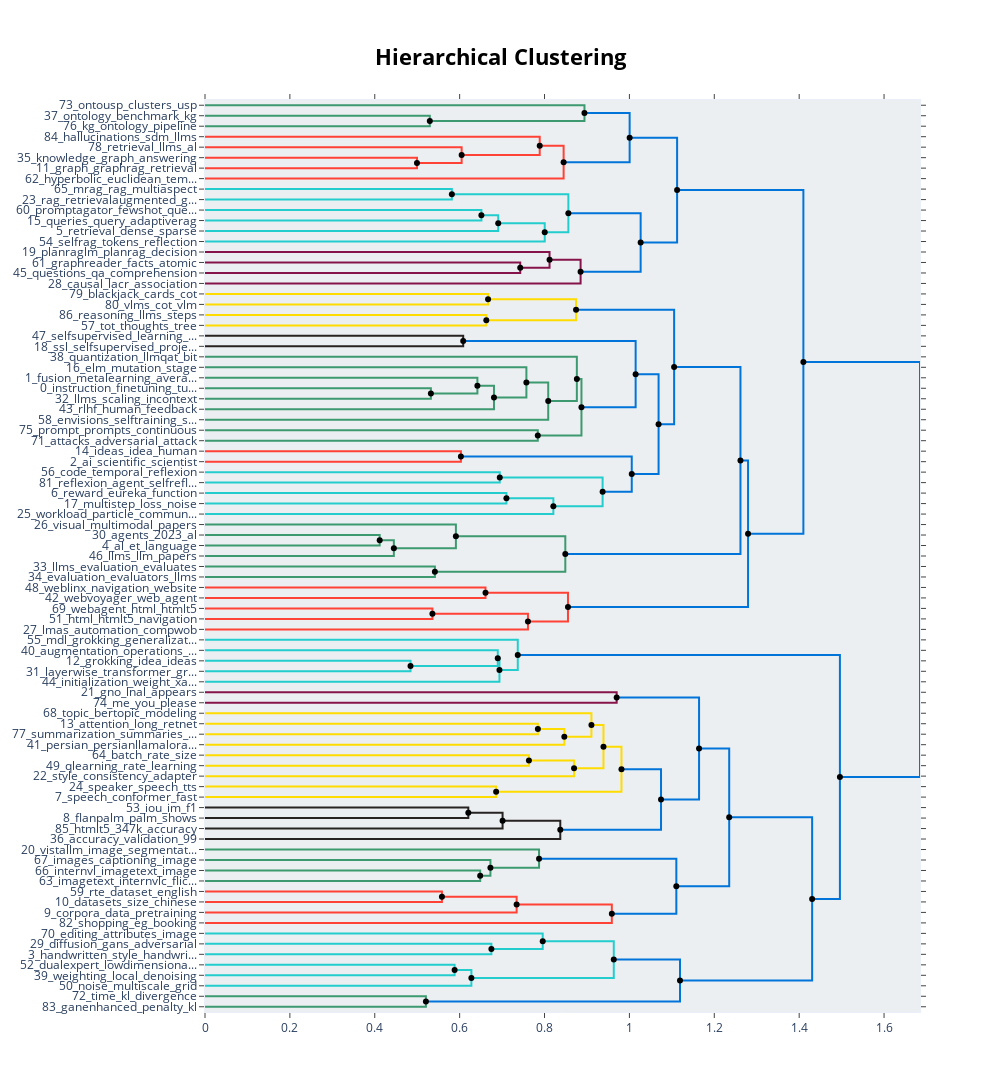

This figure's notebook cell:
### Code cell
from bertopic import BERTopic
bt = BERTopic()
documents_embedding = embedding.encode(documents)
topics, probs = bt.fit_transform(documents=documents,embeddings=documents_embedding)
bt.get_topic_info()
bt.visualize_topics()
hierarchical_topics = bt.hierarchical_topics(documents)
bt.visualize_hierarchy(hierarchical_topics=hierarchical_topics)

### Figure 1 — Plotly figure (JSON) as saved in the notebook; plotly's stock layout.template omitted (floating-point values rounded to 4 significant figures)
{"data": [{"hoverinfo": "text", "marker": {"color": "rgb(61,153,112)"}, "mode": "lines", "text": ["ontology_benchmark_kg_text2kgbench_ontologies", "", "", "kg_ontology_pipeline_kgs_construction"], "type": "scatter", "x": [0, 0.5297, 0.5297, 0], "xaxis": "x", "y": [-15, -15, -25, -25], "yaxis": "y"}, {"hoverinfo": "text", "marker": {"color": "rgb(61,153,112)"}, "mode": "lines", "text": ["ontousp_clusters_usp_isa_semantic", "", "", "ontology_kg_kgs_ontologies_construction"], "type": "scatter", "x": [0, 0.8941, 0.8941, 0.5297], "xaxis": "x", "y": [-5, -5, -20, -20], "yaxis": "y"}, {"hoverinfo": "text", "marker": {"color": "rgb(255,65,54)"}, "mode": "lines", "text": ["knowledge_graph_answering_graphs_kgs", "", "", "graph_graphrag_retrieval_graphs_textual"], "type": "scatter", "x": [0, 0.4994, 0.4994, 0], "xaxis": "x", "y": [-55, -55, -65, -65], "yaxis": "y"}, {"hoverinfo": "text", "marker": {"color": "rgb(255,65,54)"}, "mode": "lines", "text": ["retrieval_llms_al_et_ir", "", "", "graph_graphrag_graphs_knowledge_retrieval"], "type": "scatter", "x": [0, 0.6047, 0.6047, 0.4994], "xaxis": "x", "y": [-45, -45, -60, -60], "yaxis": "y"}, {"hoverinfo": "text", "marker": {"color": "rgb(255,65,54)"}, "mode": "lines", "text": ["hallucinations_sdm_llms_collaborative_recommendation", "", "", "graph_retrieval_knowledge_graphs_graphrag"], "type": "scatter", "x": [0, 0.7887, 0.7887, 0.6047], "xaxis": "x", "y": [-35, -35, -52.5, -52.5], "yaxis": "y"}, {"hoverinfo": "text", "marker": {"color": "rgb(255,65,54)"}, "mode": "lines", "text": ["graph_retrieval_knowledge_graphs_graphrag", "", "", "hyperbolic_euclidean_temporal_space_hierarchical"], "type": "scatter", "x": [0.7887, 0.845, 0.845, 0], "xaxis": "x", "y": [-43.75, -43.75, -75, -75], "yaxis": "y"}, {"hoverinfo": "text", "marker": {"color": "rgb(0,116,217)"}, "mode": "lines", "text": ["ontology_kg_ontousp_ontologies_kgs", "", "", "graph_knowledge_graphs_retrieval_graphrag"], "type": "scatter", "x": [0.8941, 1.001, 1.001, 0.845], "xaxis": "x", "y": [-12.5, -12.5, -59.38, -59.38], "yaxis": "y"}, {"hoverinfo": "text", "marker": {"color": "rgb(35,205,205)"}, "mode": "lines", "text": ["mrag_rag_multiaspect_retrieval_multihead", "", "", "rag_retrievalaugmented_generation_retrieval_systems"], "type": "scatter", "x": [0, 0.5816, 0.5816, 0], "xaxis": "x", "y": [-85, -85, -95, -95], "yaxis": "y"}, {"hoverinfo": "text", "marker": {"color": "rgb(35,205,205)"}, "mode": "lines", "text": ["promptagator_fewshot_queries_retrieval_query", "", "", "queries_query_adaptiverag_complexity_retrieval"], "type": "scatter", "x": [0, 0.6513, 0.6513, 0], "xaxis": "x", "y": [-105, -105, -115, -115], "yaxis": "y"}, {"hoverinfo": "text", "marker": {"color": "rgb(35,205,205)"}, "mode": "lines", "text": ["queries_query_retrieval_promptagator_adaptiverag", "", "", "retrieval_dense_sparse_distillation_m3embedding"], "type": "scatter", "x": [0.6513, 0.6909, 0.6909, 0], "xaxis": "x", "y": [-110, -110, -125, -125], "yaxis": "y"}, {"hoverinfo": "text", "marker": {"color": "rgb(35,205,205)"}, "mode": "lines", "text": ["retrieval_queries_query_dense_sparse", "", "", "selfrag_tokens_reflection_passages_critique"], "type": "scatter", "x": [0.6909, 0.8005, 0.8005, 0], "xaxis": "x", "y": [-117.5, -117.5, -135, -135], "yaxis": "y"}, {"hoverinfo": "text", "marker": {"color": "rgb(35,205,205)"}, "mode": "lines", "text": ["rag_mrag_retrieval_generation_retrievalaugmented", "", "", "retrieval_queries_query_dense_sparse"], "type": "scatter", "x": [0.5816, 0.8562, 0.8562, 0.8005], "xaxis": "x", "y": [-90, -90, -126.2, -126.2], "yaxis": "y"}, {"hoverinfo": "text", "marker": {"color": "rgb(133,20,75)"}, "mode": "lines", "text": ["graphreader_facts_atomic_nodes_notebook", "", "", "questions_qa_comprehension_answer_answers"], "type": "scatter", "x": [0, 0.7427, 0.7427, 0], "xaxis": "x", "y": [-155, -155, -165, -165], "yaxis": "y"}, {"hoverinfo": "text", "marker": {"color": "rgb(133,20,75)"}, "mode": "lines", "text": ["planraglm_planrag_decision_trading_building", "", "", "answer_graphreader_facts_question_questions"], "type": "scatter", "x": [0, 0.8118, 0.8118, 0.7427], "xaxis": "x", "y": [-145, -145, -160, -160], "yaxis": "y"}, {"hoverinfo": "text", "marker": {"color": "rgb(133,20,75)"}, "mode": "lines", "text": ["qa_nodes_question_questions_planraglm", "", "", "causal_lacr_association_factors_variables"], "type": "scatter", "x": [0.8118, 0.885, 0.885, 0], "xaxis": "x", "y": [-152.5, -152.5, -175, -175], "yaxis": "y"}, {"hoverinfo": "text", "marker": {"color": "rgb(0,116,217)"}, "mode": "lines", "text": ["retrieval_rag_queries_query_mrag", "", "", "causal_lacr_qa_answer_nodes"], "type": "scatter", "x": [0.8562, 1.026, 1.026, 0.885], "xaxis": "x", "y": [-108.1, -108.1, -163.8, -163.8], "yaxis": "y"}, {"hoverinfo": "text", "marker": {"color": "rgb(0,116,217)"}, "mode": "lines", "text": ["graph_knowledge_graphs_retrieval_llms", "", "", "retrieval_rag_the_queries_causal"], "type": "scatter", "x": [1.001, 1.112, 1.112, 1.026], "xaxis": "x", "y": [-35.94, -35.94, -135.9, -135.9], "yaxis": "y"}, {"hoverinfo": "text", "marker": {"color": "rgb(255,220,0)"}, "mode": "lines", "text": ["blackjack_cards_cot_game_ezpoints", "", "", "vlms_cot_vlm_action_decisionmaking"], "type": "scatter", "x": [0, 0.667, 0.667, 0], "xaxis": "x", "y": [-185, -185, -195, -195], "yaxis": "y"}, {"hoverinfo": "text", "marker": {"color": "rgb(255,220,0)"}, "mode": "lines", "text": ["reasoning_llms_steps_abilities_chainofthought", "", "", "tot_thoughts_tree_thought_io"], "type": "scatter", "x": [0, 0.6628, 0.6628, 0], "xaxis": "x", "y": [-205, -205, -215, -215], "yaxis": "y"}, {"hoverinfo": "text", "marker": {"color": "rgb(255,220,0)"}, "mode": "lines", "text": ["cot_action_vlms_vlm_alfworld", "", "", "tot_reasoning_thoughts_thought_cot"], "type": "scatter", "x": [0.667, 0.8743, 0.8743, 0.6628], "xaxis": "x", "y": [-190, -190, -210, -210], "yaxis": "y"}, {"hoverinfo": "text", "marker": {"color": "rgb(40,35,35)"}, "mode": "lines", "text": ["selfsupervised_learning_contrastive_representation_al", "", "", "ssl_selfsupervised_projector_methods_learning"], "type": "scatter", "x": [0, 0.6084, 0.6084, 0], "xaxis": "x", "y": [-225, -225, -235, -235], "yaxis": "y"}, {"hoverinfo": "text", "marker": {"color": "rgb(61,153,112)"}, "mode": "lines", "text": ["instruction_finetuning_tuning_instructions_datasets", "", "", "llms_scaling_incontext_language_models"], "type": "scatter", "x": [0, 0.5322, 0.5322, 0], "xaxis": "x", "y": [-275, -275, -285, -285], "yaxis": "y"}, {"hoverinfo": "text", "marker": {"color": "rgb(61,153,112)"}, "mode": "lines", "text": ["fusion_metalearning_averaging_model_learning", "", "", "instruction_finetuning_tuning_instructions_llms"], "type": "scatter", "x": [0, 0.6418, 0.6418, 0.5322], "xaxis": "x", "y": [-265, -265, -280, -280], "yaxis": "y"}, {"hoverinfo": "text", "marker": {"color": "rgb(61,153,112)"}, "mode": "lines", "text": ["instruction_finetuning_model_models_tuning", "", "", "rlhf_human_feedback_alignment_responses"], "type": "scatter", "x": [0.6418, 0.6809, 0.6809, 0], "xaxis": "x", "y": [-272.5, -272.5, -295, -295], "yaxis": "y"}, {"hoverinfo": "text", "marker": {"color": "rgb(61,153,112)"}, "mode": "lines", "text": ["elm_mutation_stage_evolutionary_solutions", "", "", "finetuning_instruction_model_models_tuning"], "type": "scatter", "x": [0, 0.7573, 0.7573, 0.6809], "xaxis": "x", "y": [-255, -255, -283.8, -283.8], "yaxis": "y"}, {"hoverinfo": "text", "marker": {"color": "rgb(61,153,112)"}, "mode": "lines", "text": ["finetuning_model_instruction_models_to", "", "", "envisions_selftraining_symbolic_7b_solutions"], "type": "scatter", "x": [0.7573, 0.8087, 0.8087, 0], "xaxis": "x", "y": [-269.4, -269.4, -305, -305], "yaxis": "y"}, {"hoverinfo": "text", "marker": {"color": "rgb(61,153,112)"}, "mode": "lines", "text": ["quantization_llmqat_bit_4bit_qat", "", "", "model_finetuning_instruction_to_models"], "type": "scatter", "x": [0, 0.8761, 0.8761, 0.8087], "xaxis": "x", "y": [-245, -245, -287.2, -287.2], "yaxis": "y"}, {"hoverinfo": "text", "marker": {"color": "rgb(61,153,112)"}, "mode": "lines", "text": ["prompt_prompts_continuous_eg_optimization", "", "", "attacks_adversarial_attack_incorrect_vulnerability"], "type": "scatter", "x": [0, 0.7841, 0.7841, 0], "xaxis": "x", "y": [-315, -315, -325, -325], "yaxis": "y"}, {"hoverinfo": "text", "marker": {"color": "rgb(61,153,112)"}, "mode": "lines", "text": ["model_finetuning_models_to_instruction", "", "", "attacks_prompt_prompts_adversarial_attack"], "type": "scatter", "x": [0.8761, 0.887, 0.887, 0.7841], "xaxis": "x", "y": [-266.1, -266.1, -320, -320], "yaxis": "y"}, {"hoverinfo": "text", "marker": {"color": "rgb(0,116,217)"}, "mode": "lines", "text": ["ssl_selfsupervised_learning_contrastive_representation", "", "", "model_finetuning_to_models_instruction"], "type": "scatter", "x": [0.6084, 1.015, 1.015, 0.887], "xaxis": "x", "y": [-230, -230, -293.0, -293.0], "yaxis": "y"}, {"hoverinfo": "text", "marker": {"color": "rgb(255,65,54)"}, "mode": "lines", "text": ["ideas_idea_human_aigenerated_ai", "", "", "ai_scientific_scientist_discovery_paper"], "type": "scatter", "x": [0, 0.603, 0.603, 0], "xaxis": "x", "y": [-335, -335, -345, -345], "yaxis": "y"}, {"hoverinfo": "text", "marker": {"color": "rgb(35,205,205)"}, "mode": "lines", "text": ["code_temporal_reflexion_branch_version", "", "", "reflexion_agent_selfreflection_memory_verbal"], "type": "scatter", "x": [0, 0.6945, 0.6945, 0], "xaxis": "x", "y": [-355, -355, -365, -365], "yaxis": "y"}, {"hoverinfo": "text", "marker": {"color": "rgb(35,205,205)"}, "mode": "lines", "text": ["reward_eureka_function_rewards_functions", "", "", "multistep_loss_noise_reinforcement_horizon"], "type": "scatter", "x": [0, 0.7102, 0.7102, 0], "xaxis": "x", "y": [-375, -375, -385, -385], "yaxis": "y"}, {"hoverinfo": "text", "marker": {"color": "rgb(35,205,205)"}, "mode": "lines", "text": ["reward_function_eureka_multistep_reinforcement", "", "", "workload_particle_communication_block_cost"], "type": "scatter", "x": [0.7102, 0.8208, 0.8208, 0], "xaxis": "x", "y": [-380, -380, -395, -395], "yaxis": "y"}, {"hoverinfo": "text", "marker": {"color": "rgb(35,205,205)"}, "mode": "lines", "text": ["reflexion_selfreflection_code_temporal_agent", "", "", "reward_function_eureka_multistep_reinforcement"], "type": "scatter", "x": [0.6945, 0.9368, 0.9368, 0.8208], "xaxis": "x", "y": [-360, -360, -387.5, -387.5], "yaxis": "y"}, {"hoverinfo": "text", "marker": {"color": "rgb(0,116,217)"}, "mode": "lines", "text": ["ideas_ai_scientific_scientist_idea", "", "", "reward_function_eureka_the_reinforcement"], "type": "scatter", "x": [0.603, 1.006, 1.006, 0.9368], "xaxis": "x", "y": [-340, -340, -373.8, -373.8], "yaxis": "y"}, {"hoverinfo": "text", "marker": {"color": "rgb(0,116,217)"}, "mode": "lines", "text": ["learning_to_model_finetuning_models", "", "", "reward_ideas_ai_function_the"], "type": "scatter", "x": [1.015, 1.069, 1.069, 1.006], "xaxis": "x", "y": [-261.5, -261.5, -356.9, -356.9], "yaxis": "y"}, {"hoverinfo": "text", "marker": {"color": "rgb(0,116,217)"}, "mode": "lines", "text": ["cot_reasoning_tot_action_vlms", "", "", "learning_the_to_reward_this"], "type": "scatter", "x": [0.8743, 1.105, 1.105, 1.069], "xaxis": "x", "y": [-200, -200, -309.2, -309.2], "yaxis": "y"}, {"hoverinfo": "text", "marker": {"color": "rgb(61,153,112)"}, "mode": "lines", "text": ["agents_2023_al_et_web", "", "", "al_et_language_nlp_papers"], "type": "scatter", "x": [0, 0.4116, 0.4116, 0], "xaxis": "x", "y": [-415, -415, -425, -425], "yaxis": "y"}, {"hoverinfo": "text", "marker": {"color": "rgb(61,153,112)"}, "mode": "lines", "text": ["al_et_language_nlp_papers", "", "", "llms_llm_papers_al_et"], "type": "scatter", "x": [0.4116, 0.445, 0.445, 0], "xaxis": "x", "y": [-420, -420, -435, -435], "yaxis": "y"}, {"hoverinfo": "text", "marker": {"color": "rgb(61,153,112)"}, "mode": "lines", "text": ["visual_multimodal_papers_visionlanguage_mllms", "", "", "al_et_language_papers_nlp"], "type": "scatter", "x": [0, 0.5912, 0.5912, 0.445], "xaxis": "x", "y": [-405, -405, -427.5, -427.5], "yaxis": "y"}, {"hoverinfo": "text", "marker": {"color": "rgb(61,153,112)"}, "mode": "lines", "text": ["llms_evaluation_evaluates_capabilities_benchmarks", "", "", "evaluation_evaluators_llms_human_automatic"], "type": "scatter", "x": [0, 0.5416, 0.5416, 0], "xaxis": "x", "y": [-445, -445, -455, -455], "yaxis": "y"}, {"hoverinfo": "text", "marker": {"color": "rgb(61,153,112)"}, "mode": "lines", "text": ["al_et_language_papers_llms", "", "", "evaluation_llms_benchmarks_evaluators_evaluating"], "type": "scatter", "x": [0.5912, 0.849, 0.849, 0.5416], "xaxis": "x", "y": [-416.2, -416.2, -450, -450], "yaxis": "y"}, {"hoverinfo": "text", "marker": {"color": "rgb(0,116,217)"}, "mode": "lines", "text": ["the_to_learning_this_of", "", "", "language_al_et_papers_llms"], "type": "scatter", "x": [1.105, 1.262, 1.262, 0.849], "xaxis": "x", "y": [-254.6, -254.6, -433.1, -433.1], "yaxis": "y"}, {"hoverinfo": "text", "marker": {"color": "rgb(255,65,54)"}, "mode": "lines", "text": ["weblinx_navigation_website_realworld_browser", "", "", "webvoyager_web_agent_websites_complete"], "type": "scatter", "x": [0, 0.6609, 0.6609, 0], "xaxis": "x", "y": [-465, -465, -475, -475], "yaxis": "y"}, {"hoverinfo": "text", "marker": {"color": "rgb(255,65,54)"}, "mode": "lines", "text": ["webagent_html_htmlt5_automation_planning", "", "", "html_htmlt5_navigation_web_autonomous"], "type": "scatter", "x": [0, 0.5358, 0.5358, 0], "xaxis": "x", "y": [-485, -485, -495, -495], "yaxis": "y"}, {"hoverinfo": "text", "marker": {"color": "rgb(255,65,54)"}, "mode": "lines", "text": ["html_webagent_htmlt5_web_planning", "", "", "lmas_automation_compwob_tasks_compositional"], "type": "scatter", "x": [0.5358, 0.761, 0.761, 0], "xaxis": "x", "y": [-490, -490, -505, -505], "yaxis": "y"}, {"hoverinfo": "text", "marker": {"color": "rgb(255,65,54)"}, "mode": "lines", "text": ["web_websites_weblinx_navigation_webvoyager", "", "", "html_lmas_web_automation_htmlt5"], "type": "scatter", "x": [0.6609, 0.8552, 0.8552, 0.761], "xaxis": "x", "y": [-470, -470, -497.5, -497.5], "yaxis": "y"}, {"hoverinfo": "text", "marker": {"color": "rgb(0,116,217)"}, "mode": "lines", "text": ["for_to_learning_the_of", "", "", "web_html_lmas_websites_navigation"], "type": "scatter", "x": [1.262, 1.28, 1.28, 0.8552], "xaxis": "x", "y": [-343.9, -343.9, -483.8, -483.8], "yaxis": "y"}, {"hoverinfo": "text", "marker": {"color": "rgb(0,116,217)"}, "mode": "lines", "text": ["retrieval_graph_rag_knowledge_the", "", "", "for_the_to_of_and"], "type": "scatter", "x": [1.112, 1.41, 1.41, 1.28], "xaxis": "x", "y": [-85.94, -85.94, -413.8, -413.8], "yaxis": "y"}, {"hoverinfo": "text", "marker": {"color": "rgb(35,205,205)"}, "mode": "lines", "text": ["grokking_idea_ideas_experiment_during", "", "", "layerwise_transformer_grokking_algorithmic_strategy"], "type": "scatter", "x": [0, 0.4843, 0.4843, 0], "xaxis": "x", "y": [-535, -535, -545, -545], "yaxis": "y"}, {"hoverinfo": "text", "marker": {"color": "rgb(35,205,205)"}, "mode": "lines", "text": ["augmentation_operations_grokking_division_reversal", "", "", "grokking_idea_algorithmic_phenomenon_learning"], "type": "scatter", "x": [0, 0.6899, 0.6899, 0.4843], "xaxis": "x", "y": [-525, -525, -540, -540], "yaxis": "y"}, {"hoverinfo": "text", "marker": {"color": "rgb(35,205,205)"}, "mode": "lines", "text": ["grokking_augmentation_idea_phenomenon_learning", "", "", "initialization_weight_xavier_grokking_strategies"], "type": "scatter", "x": [0.6899, 0.6938, 0.6938, 0], "xaxis": "x", "y": [-532.5, -532.5, -555, -555], "yaxis": "y"}, {"hoverinfo": "text", "marker": {"color": "rgb(35,205,205)"}, "mode": "lines", "text": ["mdl_grokking_generalization_description_neural", "", "", "grokking_phenomenon_initialization_augmentation_idea"], "type": "scatter", "x": [0, 0.737, 0.737, 0.6938], "xaxis": "x", "y": [-515, -515, -543.8, -543.8], "yaxis": "y"}, {"hoverinfo": "text", "marker": {"color": "rgb(133,20,75)"}, "mode": "lines", "text": ["gno_lnal_appears_values_table", "", "", "me_you_please_summarize_actual"], "type": "scatter", "x": [0, 0.9699, 0.9699, 0], "xaxis": "x", "y": [-565, -565, -575, -575], "yaxis": "y"}, {"hoverinfo": "text", "marker": {"color": "rgb(255,220,0)"}, "mode": "lines", "text": ["attention_long_retnet_transformer_retention", "", "", "summarization_summaries_articles_multinews_summarizing"], "type": "scatter", "x": [0, 0.7843, 0.7843, 0], "xaxis": "x", "y": [-595, -595, -605, -605], "yaxis": "y"}, {"hoverinfo": "text", "marker": {"color": "rgb(255,220,0)"}, "mode": "lines", "text": ["long_attention_retnet_transformer_input", "", "", "persian_persianllamalora_persianllama_persianllamazero_mgpt"], "type": "scatter", "x": [0.7843, 0.8466, 0.8466, 0], "xaxis": "x", "y": [-600, -600, -615, -615], "yaxis": "y"}, {"hoverinfo": "text", "marker": {"color": "rgb(255,220,0)"}, "mode": "lines", "text": ["topic_bertopic_modeling_lda_td", "", "", "persian_long_attention_retnet_transformer"], "type": "scatter", "x": [0, 0.9105, 0.9105, 0.8466], "xaxis": "x", "y": [-585, -585, -607.5, -607.5], "yaxis": "y"}, {"hoverinfo": "text", "marker": {"color": "rgb(255,220,0)"}, "mode": "lines", "text": ["batch_rate_size_maximum_hyperparameters", "", "", "qlearning_rate_learning_schedules_adjust"], "type": "scatter", "x": [0, 0.7632, 0.7632, 0], "xaxis": "x", "y": [-625, -625, -635, -635], "yaxis": "y"}, {"hoverinfo": "text", "marker": {"color": "rgb(255,220,0)"}, "mode": "lines", "text": ["qlearning_rate_learning_training_schedules", "", "", "style_consistency_adapter_multistyle_text8"], "type": "scatter", "x": [0.7632, 0.8696, 0.8696, 0], "xaxis": "x", "y": [-630, -630, -645, -645], "yaxis": "y"}, {"hoverinfo": "text", "marker": {"color": "rgb(255,220,0)"}, "mode": "lines", "text": ["topic_persian_long_attention_retnet", "", "", "style_consistency_adapter_qlearning_multistyle"], "type": "scatter", "x": [0.9105, 0.9389, 0.9389, 0.8696], "xaxis": "x", "y": [-596.2, -596.2, -637.5, -637.5], "yaxis": "y"}, {"hoverinfo": "text", "marker": {"color": "rgb(255,220,0)"}, "mode": "lines", "text": ["speaker_speech_tts_voice_cloning", "", "", "speech_conformer_fast_recognition_asr"], "type": "scatter", "x": [0, 0.686, 0.686, 0], "xaxis": "x", "y": [-655, -655, -665, -665], "yaxis": "y"}, {"hoverinfo": "text", "marker": {"color": "rgb(255,220,0)"}, "mode": "lines", "text": ["style_transformer_consistency_modeling_topic", "", "", "speech_conformer_speaker_tts_fast"], "type": "scatter", "x": [0.9389, 0.9813, 0.9813, 0.686], "xaxis": "x", "y": [-616.9, -616.9, -660, -660], "yaxis": "y"}, {"hoverinfo": "text", "marker": {"color": "rgb(40,35,35)"}, "mode": "lines", "text": ["iou_im_f1_metrics_gpt4t", "", "", "flanpalm_palm_shows_table_540b"], "type": "scatter", "x": [0, 0.6204, 0.6204, 0], "xaxis": "x", "y": [-675, -675, -685, -685], "yaxis": "y"}, {"hoverinfo": "text", "marker": {"color": "rgb(40,35,35)"}, "mode": "lines", "text": ["flanpalm_models_scores_performance_table", "", "", "htmlt5_347k_accuracy_success_longt5"], "type": "scatter", "x": [0.6204, 0.7012, 0.7012, 0], "xaxis": "x", "y": [-680, -680, -695, -695], "yaxis": "y"}, {"hoverinfo": "text", "marker": {"color": "rgb(40,35,35)"}, "mode": "lines", "text": ["models_flanpalm_performance_scores_table", "", "", "accuracy_validation_99_permutation_color"], "type": "scatter", "x": [0.7012, 0.8371, 0.8371, 0], "xaxis": "x", "y": [-687.5, -687.5, -705, -705], "yaxis": "y"}, {"hoverinfo": "text", "marker": {"color": "rgb(0,116,217)"}, "mode": "lines", "text": ["speech_style_model_conformer_transformer", "", "", "table_models_performance_shows_flanpalm"], "type": "scatter", "x": [0.9813, 1.074, 1.074, 0.8371], "xaxis": "x", "y": [-638.4, -638.4, -696.2, -696.2], "yaxis": "y"}, {"hoverinfo": "text", "marker": {"color": "rgb(0,116,217)"}, "mode": "lines", "text": ["gno_lnal_me_provide_please", "", "", "speech_style_model_the_models"], "type": "scatter", "x": [0.9699, 1.164, 1.164, 1.074], "xaxis": "x", "y": [-570, -570, -667.3, -667.3], "yaxis": "y"}, {"hoverinfo": "text", "marker": {"color": "rgb(61,153,112)"}, "mode": "lines", "text": ["internvl_imagetext_image_internvit6b_vision", "", "", "imagetext_internvlc_flickr30kcn_english_internvlg"], "type": "scatter", "x": [0, 0.6484, 0.6484, 0], "xaxis": "x", "y": [-735, -735, -745, -745], "yaxis": "y"}, {"hoverinfo": "text", "marker": {"color": "rgb(61,153,112)"}, "mode": "lines", "text": ["images_captioning_image_coco_datasets", "", "", "imagetext_internvl_internvlc_image_internvlg"], "type": "scatter", "x": [0, 0.6725, 0.6725, 0.6484], "xaxis": "x", "y": [-725, -725, -740, -740], "yaxis": "y"}, {"hoverinfo": "text", "marker": {"color": "rgb(61,153,112)"}, "mode": "lines", "text": ["vistallm_image_segmentation_objects_images", "", "", "imagetext_internvl_image_images_internvlc"], "type": "scatter", "x": [0, 0.7871, 0.7871, 0.6725], "xaxis": "x", "y": [-715, -715, -732.5, -732.5], "yaxis": "y"}, {"hoverinfo": "text", "marker": {"color": "rgb(255,65,54)"}, "mode": "lines", "text": ["rte_dataset_english_datasets_entailment", "", "", "datasets_size_chinese_lists_dataset"], "type": "scatter", "x": [0, 0.5583, 0.5583, 0], "xaxis": "x", "y": [-755, -755, -765, -765], "yaxis": "y"}, {"hoverinfo": "text", "marker": {"color": "rgb(255,65,54)"}, "mode": "lines", "text": ["datasets_dataset_chinese_size_english", "", "", "corpora_data_pretraining_sources_corpus"], "type": "scatter", "x": [0.5583, 0.7343, 0.7343, 0], "xaxis": "x", "y": [-760, -760, -775, -775], "yaxis": "y"}, {"hoverinfo": "text", "marker": {"color": "rgb(255,65,54)"}, "mode": "lines", "text": ["corpora_datasets_data_used_english", "", "", "shopping_eg_booking_google_websites"], "type": "scatter", "x": [0.7343, 0.9586, 0.9586, 0], "xaxis": "x", "y": [-767.5, -767.5, -785, -785], "yaxis": "y"}, {"hoverinfo": "text", "marker": {"color": "rgb(0,116,217)"}, "mode": "lines", "text": ["image_imagetext_vistallm_images_internvl", "", "", "corpora_datasets_data_used_lists"], "type": "scatter", "x": [0.7871, 1.111, 1.111, 0.9586], "xaxis": "x", "y": [-723.8, -723.8, -776.2, -776.2], "yaxis": "y"}, {"hoverinfo": "text", "marker": {"color": "rgb(0,116,217)"}, "mode": "lines", "text": ["gno_lnal_speech_style_table", "", "", "corpora_datasets_image_data_dataset"], "type": "scatter", "x": [1.164, 1.235, 1.235, 1.111], "xaxis": "x", "y": [-618.7, -618.7, -750, -750], "yaxis": "y"}, {"hoverinfo": "text", "marker": {"color": "rgb(35,205,205)"}, "mode": "lines", "text": ["diffusion_gans_adversarial_discriminator_generative", "", "", "handwritten_style_handwriting_onedm_diffusion"], "type": "scatter", "x": [0, 0.6748, 0.6748, 0], "xaxis": "x", "y": [-805, -805, -815, -815], "yaxis": "y"}, {"hoverinfo": "text", "marker": {"color": "rgb(35,205,205)"}, "mode": "lines", "text": ["editing_attributes_image_attribute_identity", "", "", "handwritten_diffusion_style_handwriting_onedm"], "type": "scatter", "x": [0, 0.7957, 0.7957, 0.6748], "xaxis": "x", "y": [-795, -795, -810, -810], "yaxis": "y"}, {"hoverinfo": "text", "marker": {"color": "rgb(35,205,205)"}, "mode": "lines", "text": ["dualexpert_lowdimensional_architecture_dualdiff_diffusion", "", "", "weighting_local_denoising_global_lowdimensional"], "type": "scatter", "x": [0, 0.5881, 0.5881, 0], "xaxis": "x", "y": [-825, -825, -835, -835], "yaxis": "y"}, {"hoverinfo": "text", "marker": {"color": "rgb(35,205,205)"}, "mode": "lines", "text": ["lowdimensional_denoising_diffusion_weighting_local", "", "", "noise_multiscale_grid_diffusion_gridbased"], "type": "scatter", "x": [0.5881, 0.6276, 0.6276, 0], "xaxis": "x", "y": [-830, -830, -845, -845], "yaxis": "y"}, {"hoverinfo": "text", "marker": {"color": "rgb(35,205,205)"}, "mode": "lines", "text": ["handwritten_diffusion_style_handwriting_onedm", "", "", "lowdimensional_diffusion_denoising_noise_mechanism"], "type": "scatter", "x": [0.7957, 0.9632, 0.9632, 0.6276], "xaxis": "x", "y": [-802.5, -802.5, -837.5, -837.5], "yaxis": "y"}, {"hoverinfo": "text", "marker": {"color": "rgb(61,153,112)"}, "mode": "lines", "text": ["time_kl_divergence_dino_circle", "", "", "ganenhanced_penalty_kl_divergence_time"], "type": "scatter", "x": [0, 0.5205, 0.5205, 0], "xaxis": "x", "y": [-855, -855, -865, -865], "yaxis": "y"}, {"hoverinfo": "text", "marker": {"color": "rgb(0,116,217)"}, "mode": "lines", "text": ["diffusion_lowdimensional_handwritten_style_denoising", "", "", "time_kl_divergence_dino_circle"], "type": "scatter", "x": [0.9632, 1.119, 1.119, 0.5205], "xaxis": "x", "y": [-820, -820, -860, -860], "yaxis": "y"}, {"hoverinfo": "text", "marker": {"color": "rgb(0,116,217)"}, "mode": "lines", "text": ["gno_lnal_table_the_and", "", "", "diffusion_lowdimensional_handwritten_style_kl"], "type": "scatter", "x": [1.235, 1.431, 1.431, 1.119], "xaxis": "x", "y": [-684.3, -684.3, -840, -840], "yaxis": "y"}, {"hoverinfo": "text", "marker": {"color": "rgb(0,116,217)"}, "mode": "lines", "text": ["grokking_phenomenon_mdl_initialization_augmentation", "", "", "gno_lnal_the_style_and"], "type": "scatter", "x": [0.737, 1.496, 1.496, 1.431], "xaxis": "x", "y": [-529.4, -529.4, -762.2, -762.2], "yaxis": "y"}, {"hoverinfo": "text", "marker": {"color": "rgb(0,116,217)"}, "mode": "lines", "text": ["the_to_for_and_of", "", "", "gno_lnal_grokking_the_and"], "type": "scatter", "x": [1.41, 1.685, 1.685, 1.496], "xaxis": "x", "y": [-249.9, -249.9, -645.8, -645.8], "yaxis": "y"}, {"hoverinfo": "text", "hovertext": ["graph_retrieval_knowledge_graphs_graphrag", "ontology_kg_ontousp_ontologies_kgs", "queries_query_retrieval_promptagator_adaptiverag", "retrieval_queries_query_dense_sparse", "rag_mrag_retrieval_generation_retrievalaugmented", "qa_nodes_question_questions_planraglm", "retrieval_rag_queries_query_mrag", "graph_knowledge_graphs_retrieval_llms", "cot_action_vlms_vlm_alfworld", "instruction_finetuning_model_models_tuning", "finetuning_model_instruction_models_to", "model_finetuning_models_to_instruction", "ssl_selfsupervised_learning_contrastive_representation", "reward_function_eureka_multistep_reinforcement", "reflexion_selfreflection_code_temporal_agent", "ideas_ai_scientific_scientist_idea", "learning_to_model_finetuning_models", "cot_reasoning_tot_action_vlms", "al_et_language_nlp_papers", "al_et_language_papers_llms", "the_to_learning_this_of", "html_webagent_htmlt5_web_planning", "web_websites_weblinx_navigation_webvoyager", "for_to_learning_the_of", "retrieval_graph_rag_knowledge_the", "grokking_augmentation_idea_phenomenon_learning", "long_attention_retnet_transformer_input", "qlearning_rate_learning_training_schedules", "topic_persian_long_attention_retnet", "style_transformer_consistency_modeling_topic", "flanpalm_models_scores_performance_table", "models_flanpalm_performance_scores_table", "speech_style_model_conformer_transformer", "gno_lnal_me_provide_please", "datasets_dataset_chinese_size_english", "corpora_datasets_data_used_english", "image_imagetext_vistallm_images_internvl", "gno_lnal_speech_style_table", "lowdimensional_denoising_diffusion_weighting_local", "handwritten_diffusion_style_handwriting_onedm", "diffusion_lowdimensional_handwritten_style_denoising", "gno_lnal_table_the_and", "grokking_phenomenon_mdl_initialization_augmentation", "the_to_for_and_of"], "marker": {"color": "black"}, "mode": "markers", "showlegend": false, "type": "scatter", "x": [0.7887, 0.8941, 0.6513, 0.6909, 0.5816, 0.8118, 0.8562, 1.001, 0.667, 0.6418, 0.7573, 0.8761, 0.6084, 0.7102, 0.6945, 0.603, 1.015, 0.8743, 0.4116, 0.5912, 1.105, 0.5358, 0.6609, 1.262, 1.112, 0.6899, 0.7843, 0.7632, 0.9105, 0.9389, 0.6204, 0.7012, 0.9813, 0.9699, 0.5583, 0.7343, 0.7871, 1.164, 0.5881, 0.7957, 0.9632, 1.235, 0.737, 1.41], "y": [-43.75, -12.5, -110, -117.5, -90, -152.5, -108.1, -35.94, -190, -272.5, -269.4, -266.1, -230, -380, -360, -340, -261.5, -200, -420, -416.2, -254.6, -490, -470, -343.9, -85.94, -532.5, -600, -630, -596.2, -616.9, -680, -687.5, -638.4, -570, -760, -767.5, -723.8, -618.7, -830, -802.5, -820, -684.3, -529.4, -249.9]}, {"hoverinfo": "text", "hovertext": ["ontology_kg_kgs_ontologies_construction", "graph_graphrag_graphs_knowledge_retrieval", "graph_retrieval_knowledge_graphs_graphrag", "graph_knowledge_graphs_retrieval_graphrag", "retrieval_queries_query_dense_sparse", "answer_graphreader_facts_question_questions", "causal_lacr_qa_answer_nodes", "retrieval_rag_the_queries_causal", "tot_reasoning_thoughts_thought_cot", "instruction_finetuning_tuning_instructions_llms", "finetuning_instruction_model_models_tuning", "model_finetuning_instruction_to_models", "attacks_prompt_prompts_adversarial_attack", "model_finetuning_to_models_instruction", "reward_function_eureka_multistep_reinforcement", "reward_function_eureka_the_reinforcement", "reward_ideas_ai_function_the", "learning_the_to_reward_this", "al_et_language_papers_nlp", "evaluation_llms_benchmarks_evaluators_evaluating", "language_al_et_papers_llms", "html_lmas_web_automation_htmlt5", "web_html_lmas_websites_navigation", "for_the_to_of_and", "grokking_idea_algorithmic_phenomenon_learning", "grokking_phenomenon_initialization_augmentation_idea", "persian_long_attention_retnet_transformer", "style_consistency_adapter_qlearning_multistyle", "speech_conformer_speaker_tts_fast", "table_models_performance_shows_flanpalm", "speech_style_model_the_models", "imagetext_internvl_internvlc_image_internvlg", "imagetext_internvl_image_images_internvlc", "corpora_datasets_data_used_lists", "corpora_datasets_image_data_dataset", "handwritten_diffusion_style_handwriting_onedm", "lowdimensional_diffusion_denoising_noise_mechanism", "time_kl_divergence_dino_circle", "diffusion_lowdimensional_handwritten_style_kl", "gno_lnal_the_style_and", "gno_lnal_grokking_the_and"], "marker": {"color": "black"}, "mode": "markers", "showlegend": false, "type": "scatter", "x": [0.5297, 0.4994, 0.6047, 0.845, 0.8005, 0.7427, 0.885, 1.026, 0.6628, 0.5322, 0.6809, 0.8087, 0.7841, 0.887, 0.8208, 0.9368, 1.006, 1.069, 0.445, 0.5416, 0.849, 0.761, 0.8552, 1.28, 0.4843, 0.6938, 0.8466, 0.8696, 0.686, 0.8371, 1.074, 0.6484, 0.6725, 0.9586, 1.111, 0.6748, 0.6276, 0.5205, 1.119, 1.431, 1.496], "y": [-20, -60, -52.5, -59.38, -126.2, -160, -163.8, -135.9, -210, -280, -283.8, -287.2, -320, -293.0, -387.5, -373.8, -356.9, -309.2, -427.5, -450, -433.1, -497.5, -483.8, -413.8, -540, -543.8, -607.5, -637.5, -660, -696.2, -667.3, -740, -732.5, -776.2, -750, -810, -837.5, -860, -840, -762.2, -645.8]}], "layout": {"autosize": false, "height": 1505, "hoverlabel": {"bgcolor": "white", "font": {"family": "Rockwell", "size": 16}}, "hovermode": "closest", "plot_bgcolor": "#ECEFF1", "showlegend": false, "title": {"font": {"color": "Black", "size": 22}, "text": "<b>Hierarchical Clustering</b>", "x": 0.5, "xanchor": "center", "yanchor": "top"}, "width": 1000, "xaxis": {"mirror": "allticks", "rangemode": "tozero", "showgrid": false, "showline": true, "showticklabels": true, "ticks": "outside", "type": "linear", "zeroline": false}, "yaxis": {"mirror": "allticks", "range": [-870, 0], "rangemode": "tozero", "showgrid": false, "showline": true, "showticklabels": true, "tickmode": "array", "ticks": "outside", "ticktext": ["73_ontousp_clusters_usp", "37_ontology_benchmark_kg", "76_kg_ontology_pipeline", "84_hallucinations_sdm_llms", "78_retrieval_llms_al", "35_knowledge_graph_answering", "11_graph_graphrag_retrieval", "62_hyperbolic_euclidean_tem...", "65_mrag_rag_multiaspect", "23_rag_retrievalaugmented_g...", "60_promptagator_fewshot_que...", "15_queries_query_adaptiverag", "5_retrieval_dense_sparse", "54_selfrag_tokens_reflection", "19_planraglm_planrag_decision", "61_graphreader_facts_atomic", "45_questions_qa_comprehension", "28_causal_lacr_association", "79_blackjack_cards_cot", "80_vlms_cot_vlm", "86_reasoning_llms_steps", "57_tot_thoughts_tree", "47_selfsupervised_learning_...", "18_ssl_selfsupervised_proje...", "38_quantization_llmqat_bit", "16_elm_mutation_stage", "1_fusion_metalearning_avera...", "0_instruction_finetuning_tu...", "32_llms_scaling_incontext", "43_rlhf_human_feedback", "58_envisions_selftraining_s...", "75_prompt_prompts_continuous", "71_attacks_adversarial_attack", "14_ideas_idea_human", "2_ai_scientific_scientist", "56_code_temporal_reflexion", "81_reflexion_agent_selfrefl...", "6_reward_eureka_function", "17_multistep_loss_noise", "25_workload_particle_commun...", "26_visual_multimodal_papers", "30_agents_2023_al", "4_al_et_language", "46_llms_llm_papers", "33_llms_evaluation_evaluates", "34_evaluation_evaluators_llms", "48_weblinx_navigation_website", "42_webvoyager_web_agent", "69_webagent_html_htmlt5", "51_html_htmlt5_navigation", "27_lmas_automation_compwob", "55_mdl_grokking_generalizat...", "40_augmentation_operations_...", "12_grokking_idea_ideas", "31_layerwise_transformer_gr...", "44_initialization_weight_xa...", "21_gno_lnal_appears", "74_me_you_please", "68_topic_bertopic_modeling", "13_attention_long_retnet", "77_summarization_summaries_...", "41_persian_persianllamalora...", "64_batch_rate_size", "49_qlearning_rate_learning", "22_style_consistency_adapter", "24_speaker_speech_tts", "7_speech_conformer_fast", "53_iou_im_f1", "8_flanpalm_palm_shows", "85_htmlt5_347k_accuracy", "36_accuracy_validation_99", "20_vistallm_image_segmentat...", "67_images_captioning_image", "66_internvl_imagetext_image", "63_imagetext_internvlc_flic...", "59_rte_dataset_english", "10_datasets_size_chinese", "9_corpora_data_pretraining", "82_shopping_eg_booking", "70_editing_attributes_image", "29_diffusion_gans_adversarial", "3_handwritten_style_handwri...", "52_dualexpert_lowdimensiona...", "39_weighting_local_denoising", "50_noise_multiscale_grid", "72_time_kl_divergence", "83_ganenhanced_penalty_kl"], "tickvals": [-5, -15, -25, -35, -45, -55, -65, -75, -85, -95, -105, -115, -125, -135, -145, -155, -165, -175, -185, -195, -205, -215, -225, -235, -245, -255, -265, -275, -285, -295, -305, -315, -325, -335, -345, -355, -365, -375, -385, -395, -405, -415, -425, -435, -445, -455, -465, -475, -485, -495, -505, -515, -525, -535, -545, -555, -565, -575, -585, -595, -605, -615, -625, -635, -645, -655, -665, -675, -685, -695, -705, -715, -725, -735, -745, -755, -765, -775, -785, -795, -805, -815, -825, -835, -845, -855, -865], "type": "linear", "zeroline": false}}}
